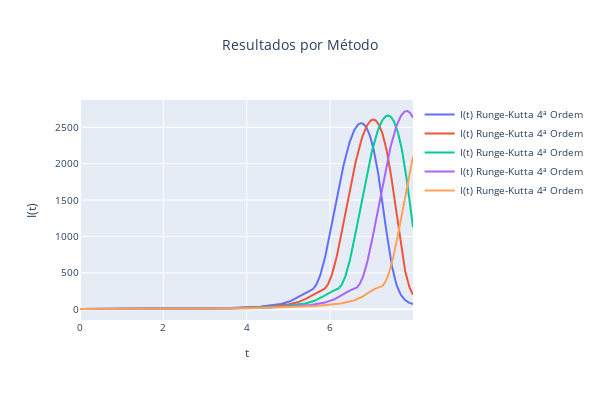

The notebook cell saved with this chart:
### Code cell
plot_output(variable="I", title="I(t)", dfs=dfs)

### Figure 1 — Plotly figure (JSON) as saved in the notebook; plotly's stock layout.template omitted (floating-point values rounded to 4 significant figures; data arrays with more than 128 entries replaced by an {"elided": "..."} marker saying what was removed)
{"data": [{"mode": "lines", "name": "I(t) Runge-Kutta 4ª Ordem", "type": "scatter", "x": {"elided": "800 float values"}, "y": {"elided": "800 float values"}}, {"mode": "lines", "name": "I(t) Runge-Kutta 4ª Ordem", "type": "scatter", "x": {"elided": "800 float values"}, "y": {"elided": "800 float values"}}, {"mode": "lines", "name": "I(t) Runge-Kutta 4ª Ordem", "type": "scatter", "x": {"elided": "800 float values"}, "y": {"elided": "800 float values"}}, {"mode": "lines", "name": "I(t) Runge-Kutta 4ª Ordem", "type": "scatter", "x": {"elided": "800 float values"}, "y": {"elided": "800 float values"}}, {"mode": "lines", "name": "I(t) Runge-Kutta 4ª Ordem", "type": "scatter", "x": {"elided": "800 float values"}, "y": {"elided": "800 float values"}}], "layout": {"font": {"size": 10}, "height": 400, "title": {"text": "Resultados por Método", "x": 0.5}, "width": 600, "xaxis": {"title": {"text": "t"}}, "yaxis": {"title": {"text": "I(t)"}}}}
